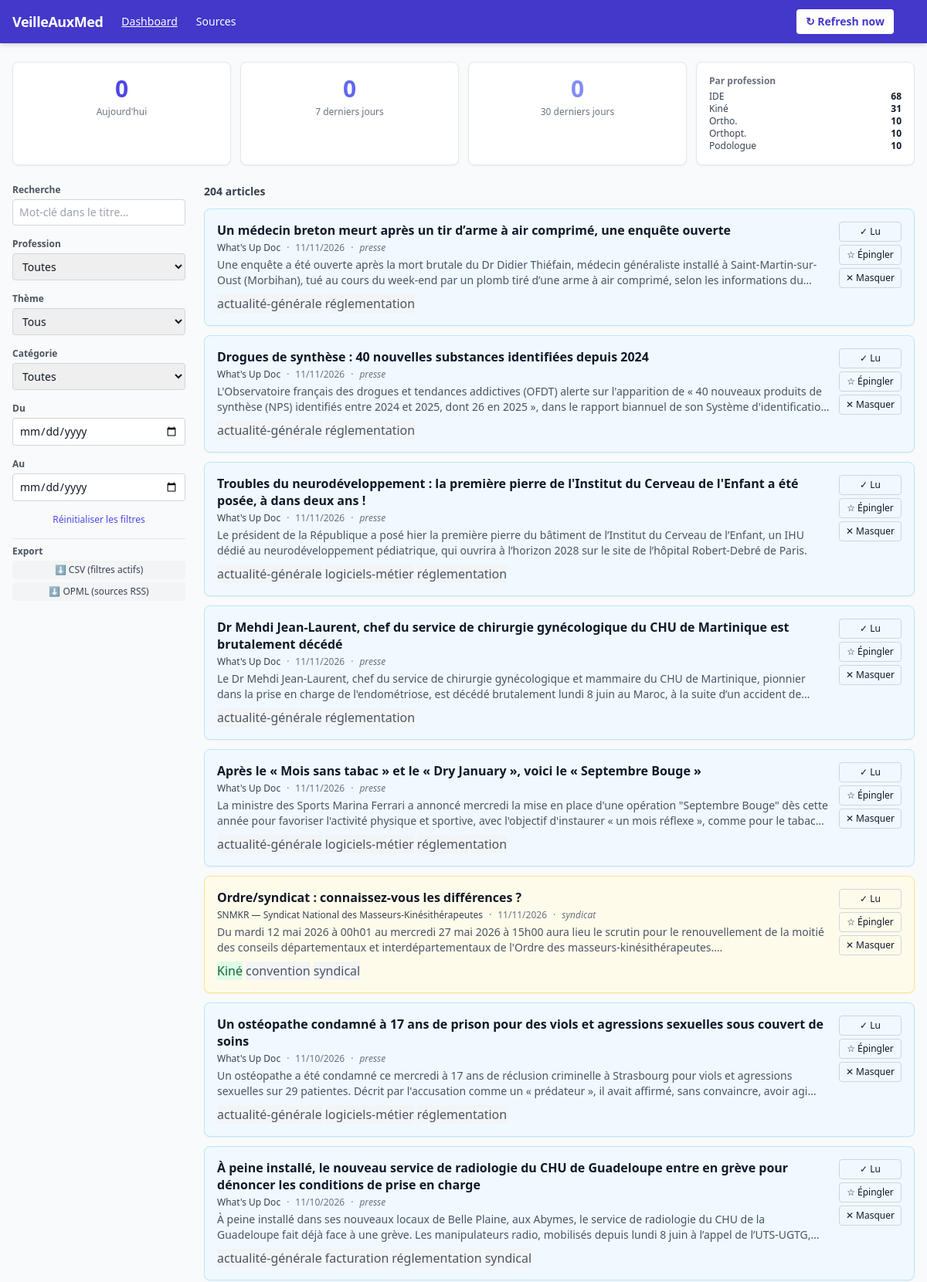
The page / (upper part) on the database its author committed.
### app/models.py (models this page shows, shortened)
class Base(DeclarativeBase):
    pass

class Article(Base):
    __tablename__ = "articles"
    id: Mapped[int] = mapped_column(Integer, primary_key=True)
    source_id: Mapped[int] = mapped_column(Integer, ForeignKey("sources.id"), nullable=False)
    url: Mapped[str] = mapped_column(String(2048), nullable=False, unique=True)
    url_hash: Mapped[str] = mapped_column(String(40), nullable=False, unique=True)
    title: Mapped[str] = mapped_column(Text, nullable=False)
    published_at: Mapped[Optional[datetime]] = mapped_column(DateTime, nullable=True)
    fetched_at: Mapped[datetime] = mapped_column(
        DateTime, nullable=False, server_default=func.now()
    )
    summary_raw: Mapped[Optional[str]] = mapped_column(Text, nullable=True)
    _tags: Mapped[str] = mapped_column("tags", Text, default="[]")
    _profession_tags: Mapped[str] = mapped_column("profession_tags", Text, default="[]")
    is_read: Mapped[bool] = mapped_column(Boolean, default=False)
    is_starred: Mapped[bool] = mapped_column(Boolean, default=False)
    is_hidden: Mapped[bool] = mapped_column(Boolean, default=False)
    source: Mapped[Source] = relationship("Source", back_populates="articles")
    __table_args__ = (
        Index("ix_articles_url_hash", "url_hash"),
        Index("ix_articles_published_at", "published_at"),
        Index("ix_articles_source_id", "source_id"),
    )
    @property
    def tags(self) -> List[str]:
        return json.loads(self._tags)
    @tags.setter
    def tags(self, value: List[str]) -> None:
        self._tags = json.dumps(value, ensure_ascii=False)
    @property
    def profession_tags(self) -> List[str]:
        return json.loads(self._profession_tags)
    @profession_tags.setter
    def profession_tags(self, value: List[str]) -> None:
        self._profession_tags = json.dumps(value, ensure_ascii=False)

class Source(Base):
    __tablename__ = "sources"
    id: Mapped[int] = mapped_column(Integer, primary_key=True)
    name: Mapped[str] = mapped_column(String(255), nullable=False)
    url: Mapped[str] = mapped_column(String(2048), nullable=False, unique=True)
    kind: Mapped[SourceKind] = mapped_column(Enum(SourceKind), nullable=False)
    selector: Mapped[Optional[str]] = mapped_column(Text, nullable=True)
    title_sel: Mapped[Optional[str]] = mapped_column(String(255), nullable=True)
    link_sel: Mapped[Optional[str]] = mapped_column(String(255), nullable=True)
    date_sel: Mapped[Optional[str]] = mapped_column(String(255), nullable=True)
    summary_sel: Mapped[Optional[str]] = mapped_column(String(255), nullable=True)
    category: Mapped[SourceCategory] = mapped_column(Enum(SourceCategory), nullable=False)
    _default_tags: Mapped[str] = mapped_column("default_tags", Text, default="[]")
    _default_profession_tags: Mapped[str] = mapped_column(
        "default_profession_tags", Text, default="[]"
    )
    active: Mapped[bool] = mapped_column(Boolean, default=True)
    last_fetched_at: Mapped[Optional[datetime]] = mapped_column(DateTime, nullable=True)
    last_error: Mapped[Optional[str]] = mapped_column(Text, nullable=True)
    articles: Mapped[List[Article]] = relationship("Article", back_populates="source")
    @property
    def default_tags(self) -> List[str]:
        return json.loads(self._default_tags)
    @default_tags.setter
    def default_tags(self, value: List[str]) -> None:
        self._default_tags = json.dumps(value, ensure_ascii=False)
    @property
    def default_profession_tags(self) -> List[str]:
        return json.loads(self._default_profession_tags)
    @default_profession_tags.setter
    def default_profession_tags(self, value: List[str]) -> None:
        self._default_profession_tags = json.dumps(value, ensure_ascii=False)

### app/main.py (the view)
@app.get("/", response_class=HTMLResponse)
def index(
    request: Request,
    db: Session = Depends(get_db),
    profession: Optional[str] = None,
    tag: Optional[str] = None,
    category: Optional[str] = None,
    date_from: Optional[str] = None,
    date_to: Optional[str] = None,
    q: Optional[str] = None,
    page: int = 1,
):
    per_page = 30
    base_query = _build_article_query(db, profession, tag, category, date_from, date_to, q)
    total = base_query.count()
    articles = (
        base_query
        .order_by(Article.published_at.desc().nullslast(), Article.fetched_at.desc())
        .offset((page - 1) * per_page)
        .limit(per_page)
        .all()
    )
    return templates.TemplateResponse(
        "index.html",
        {
            "request": request,
            "articles": articles,
            "counters": _counters(db),
            "professions": PROFESSIONS,
            "tags": TAGS,
            "categories": CATEGORIES,
            "filters": {
                "profession": profession, "tag": tag, "category": category,
                "date_from": date_from, "date_to": date_to, "q": q,
            },
            "page": page,
            "total": total,
            "per_page": per_page,
            "total_pages": max(1, (total + per_page - 1) // per_page),
        },
    )

### app/templates/index.html (shortened to what this page needs)
{% extends "base.html" %}
{% block content %}
<div class="grid grid-cols-2 sm:grid-cols-4 gap-3 mb-6">
  <div class="bg-white rounded-lg border border-gray-200 p-4 text-center shadow-sm">
    <div class="text-3xl font-bold text-indigo-600">{{ counters.today }}</div>
    <div class="text-xs text-gray-500 mt-1">Aujourd'hui</div>
  </div>
  <div class="bg-white rounded-lg border border-gray-200 p-4 text-center shadow-sm">
    <div class="text-3xl font-bold text-indigo-500">{{ counters.week }}</div>
    <div class="text-xs text-gray-500 mt-1">7 derniers jours</div>
  </div>
  <div class="bg-white rounded-lg border border-gray-200 p-4 text-center shadow-sm">
    <div class="text-3xl font-bold text-indigo-400">{{ counters.month }}</div>
    <div class="text-xs text-gray-500 mt-1">30 derniers jours</div>
  </div>
  <div class="bg-white rounded-lg border border-gray-200 p-4 shadow-sm">
    <div class="text-xs font-semibold text-gray-500 mb-1">Par profession</div>
    {% set prof_labels = {'infirmier':'IDE','kinesitherapeute':'Kiné','orthophoniste':'Ortho.','orthoptiste':'Orthopt.','pedicure-podologue':'Podologue'} %}
    {% for p, cnt in counters.by_profession.items() %}
      <div class="flex justify-between text-xs">
        <span class="text-gray-700">{{ prof_labels.get(p, p) }}</span>
        <span class="font-semibold">{{ cnt }}</span>
      </div>
    {% endfor %}
  </div>
</div>
<div class="flex gap-6">
  <aside class="w-56 shrink-0">
    <form id="filter-form"
          hx-get="/articles"
          hx-target="#articles-container"
          hx-swap="innerHTML"
          hx-trigger="change, submit"
          hx-push-url="true"
          class="space-y-4">
      <div>
        <label class="block text-xs font-semibold text-gray-600 mb-1">Recherche</label>
        <input type="text" name="q" value="{{ filters.q or '' }}"
               placeholder="Mot-clé dans le titre…"
               hx-trigger="keyup changed delay:400ms"
               hx-get="/articles"
               hx-target="#articles-container"
               hx-swap="innerHTML"
               class="w-full border border-gray-300 rounded px-2 py-1.5 text-sm focus:outline-none focus:ring-1 focus:ring-indigo-400"/>
      </div>
      <div>
        <label class="block text-xs font-semibold text-gray-600 mb-1">Profession</label>
        {% set prof_labels = {'infirmier':'Infirmiers (IDE)','kinesitherapeute':'Kinésithérapeutes','orthophoniste':'Orthophonistes','orthoptiste':'Orthoptistes','pedicure-podologue':'Pédicures-Podologues'} %}
        <select name="profession" class="w-full border border-gray-300 rounded px-2 py-1.5 text-sm focus:ring-1 focus:ring-indigo-400">
          <option value="">Toutes</option>
        </select>
      </div>
      <div>
        <label class="block text-xs font-semibold text-gray-600 mb-1">Thème</label>
        <select name="tag" class="w-full border border-gray-300 rounded px-2 py-1.5 text-sm focus:ring-1 focus:ring-indigo-400">
          <option value="">Tous</option>
        </select>
      </div>
      <div>
        <label class="block text-xs font-semibold text-gray-600 mb-1">Catégorie</label>
        <select name="category" class="w-full border border-gray-300 rounded px-2 py-1.5 text-sm focus:ring-1 focus:ring-indigo-400">
          <option value="">Toutes</option>
        </select>
      </div>
      <div>
        <label class="block text-xs font-semibold text-gray-600 mb-1">Du</label>
        <input type="date" name="date_from" value="{{ filters.date_from or '' }}"
               class="w-full border border-gray-300 rounded px-2 py-1.5 text-sm"/>
      </div>
      <div>
        <label class="block text-xs font-semibold text-gray-600 mb-1">Au</label>
        <input type="date" name="date_to" value="{{ filters.date_to or '' }}"
               class="w-full border border-gray-300 rounded px-2 py-1.5 text-sm"/>
      </div>
      <a href="/" class="block text-center text-xs text-indigo-600 hover:underline">Réinitialiser les filtres</a>
      <div class="pt-2 border-t border-gray-200 space-y-1">
        <div class="text-xs font-semibold text-gray-600 mb-1">Export</div>
        <a href="/export/csv?{{ request.url.query }}"
           class="block text-center text-xs bg-gray-100 hover:bg-gray-200 rounded py-1 px-2 text-gray-700">
          ⬇ CSV (filtres actifs)
        </a>
        <a href="/export/opml"
           class="block text-center text-xs bg-gray-100 hover:bg-gray-200 rounded py-1 px-2 text-gray-700">
          ⬇ OPML (sources RSS)
        </a>
      </div>
    </form>
  </aside>
  <div class="flex-1 min-w-0">
    <div class="flex items-center justify-between mb-3">
      <h2 class="font-semibold text-gray-700 text-sm">{{ total }} articles</h2>
    </div>
    <div id="articles-container" hx-indicator="#list-spinner">
      {% include "_articles_list.html" %}
    </div>
  </div>
</div>
{% endblock %}

### app/templates/_article_card.html
{% set prof_colors = {
  'infirmier': 'bg-blue-100 text-blue-800',
  'kinesitherapeute': 'bg-green-100 text-green-800',
  'orthophoniste': 'bg-purple-100 text-purple-800',
  'orthoptiste': 'bg-yellow-100 text-yellow-800',
  'pedicure-podologue': 'bg-orange-100 text-orange-800'
} %}
{% set prof_labels = {
  'infirmier': 'Infirmier',
  'kinesitherapeute': 'Kiné',
  'orthophoniste': 'Orthophoniste',
  'orthoptiste': 'Orthoptiste',
  'pedicure-podologue': 'Podologue'
} %}
{% set cat_colors = {
  'officiel': 'bg-red-50 border-red-200',
  'ordre': 'bg-indigo-50 border-indigo-200',
  'syndicat': 'bg-amber-50 border-amber-200',
  'presse': 'bg-sky-50 border-sky-200',
  'editeur': 'bg-emerald-50 border-emerald-200'
} %}
<div id="article-{{ article.id }}"
     class="border rounded-lg p-4 mb-3 shadow-sm transition {{ cat_colors.get(article.source.category.value, 'bg-white border-gray-200') }} {% if article.is_read %}opacity-60{% endif %}">
  <div class="flex items-start justify-between gap-3">
    <div class="flex-1 min-w-0">
      <a href="{{ article.url }}" target="_blank" rel="noopener"
         class="font-semibold text-gray-900 hover:text-indigo-700 leading-snug line-clamp-2">
        {% if article.is_starred %}⭐ {% endif %}{{ article.title }}
      </a>
      <div class="mt-1 flex flex-wrap items-center gap-2 text-xs text-gray-500">
        <span class="font-medium text-gray-700">{{ article.source.name }}</span>
        {% if article.published_at %}
          <span>·</span>
          <span>{{ article.published_at.strftime('%d/%m/%Y') }}</span>
        {% endif %}
        <span>·</span>
        <span class="italic">{{ article.source.category.value }}</span>
      </div>
      {% if article.summary_raw %}
        <p class="mt-1 text-sm text-gray-600 line-clamp-2">{{ article.summary_raw }}</p>
      {% endif %}
      <div class="mt-2 flex flex-wrap gap-1">
        {% for p in article.profession_tags %}
          <span class="badge {{ prof_colors.get(p, 'bg-gray-100 text-gray-700') }}">
            {{ prof_labels.get(p, p) }}
          </span>
        {% endfor %}
        {% for t in article.tags %}
          <span class="badge bg-gray-100 text-gray-600">{{ t }}</span>
        {% endfor %}
      </div>
    </div>
    <div class="flex flex-col gap-1 shrink-0 text-xs">
      <button
        hx-post="/articles/{{ article.id }}/read"
        hx-target="#article-{{ article.id }}"
        hx-swap="outerHTML"
        title="{{ 'Marquer non-lu' if article.is_read else 'Marquer lu' }}"
        class="px-2 py-1 rounded border border-gray-300 hover:bg-gray-100 transition">
        {{ '↩ Non-lu' if article.is_read else '✓ Lu' }}
      </button>
      <button
        hx-post="/articles/{{ article.id }}/star"
        hx-target="#article-{{ article.id }}"
        hx-swap="outerHTML"
        title="{{ 'Désépingler' if article.is_starred else 'Épingler' }}"
        class="px-2 py-1 rounded border border-gray-300 hover:bg-gray-100 transition">
        {{ '★ Épinglé' if article.is_starred else '☆ Épingler' }}
      </button>
      <button
        hx-post="/articles/{{ article.id }}/hide"
        hx-target="#article-{{ article.id }}"
        hx-swap="outerHTML"
        hx-confirm="Masquer cet article ?"
        title="Masquer"
        class="px-2 py-1 rounded border border-gray-300 hover:bg-red-50 hover:text-red-600 transition">
        ✕ Masquer
      </button>
    </div>
  </div>
</div>

### app/templates/base.html (style rules this page uses)
.badge { @apply inline-flex items-center px-2 py-0.5 rounded text-xs font-medium; }

### rows shown on the page
Article: title "Un médecin breton meurt après un tir d’arme à air comprimé, une enquête ouverte", source.name "What's Up Doc", published_at "11/11/2026", source.category.value "presse", summary_raw "Une enquête a été ouverte après la mort brutale du Dr Didier Thiéfain, médecin généraliste installé à Saint-Martin-sur-Oust (Morbihan), tué au cours du week-end par un plomb tiré d’une arme à air comprimé, selon les informations…", tags "actualité-générale" "réglementation", is_read "✓ Lu", is_starred "☆ Épingler"
Article: title "Drogues de synthèse : 40 nouvelles substances identifiées depuis 2024", source.name "What's Up Doc", published_at "11/11/2026", source.category.value "presse", summary_raw "L'Observatoire français des drogues et tendances addictives (OFDT) alerte sur l'apparition de « 40 nouveaux produits de synthèse (NPS) identifiés entre 2024 et 2025, dont 26 en 2025 », dans le rapport biannuel de son Système…", tags "actualité-générale" "réglementation", is_read "✓ Lu", is_starred "☆ Épingler"
Article: title "Troubles du neurodéveloppement : la première pierre de l'Institut du Cerveau de l'Enfant a été posée, à dans deux ans !", source.name "What's Up Doc", published_at "11/11/2026", source.category.value "presse", summary_raw "Le président de la République a posé hier la première pierre du bâtiment de l’Institut du Cerveau de l’Enfant, un IHU dédié au neurodéveloppement pédiatrique, qui ouvrira à l’horizon 2028 sur le site de l’hôpital Robert-Debré de Paris.", tags "actualité-générale" "logiciels-métier" "réglementation", is_read "✓ Lu", is_starred "☆ Épingler"
Article: title "Dr Mehdi Jean-Laurent, chef du service de chirurgie gynécologique du CHU de Martinique est brutalement décédé", source.name "What's Up Doc", published_at "11/11/2026", source.category.value "presse", summary_raw "Le Dr Mehdi Jean-Laurent, chef du service de chirurgie gynécologique et mammaire du CHU de Martinique, pionnier dans la prise en charge de l'endométriose, est décédé brutalement lundi 8 juin au Maroc, à la suite d’un accident…", tags "actualité-générale" "réglementation", is_read "✓ Lu", is_starred "☆ Épingler"
Article: title "Après le « Mois sans tabac » et le « Dry January », voici le « Septembre Bouge »", source.name "What's Up Doc", published_at "11/11/2026", source.category.value "presse", summary_raw "La ministre des Sports Marina Ferrari a annoncé mercredi la mise en place d'une opération \"Septembre Bouge\" dès cette année pour favoriser l'activité physique et sportive, avec l'objectif d'instaurer « un mois réflexe », comme pour le…", tags "actualité-générale" "logiciels-métier" "réglementation", is_read "✓ Lu", is_starred "☆ Épingler"
Article: title "Ordre/syndicat : connaissez-vous les différences ?", source.name "SNMKR — Syndicat National des Masseurs-Kinésithérapeutes", published_at "11/11/2026", source.category.value "syndicat", summary_raw "Du mardi 12 mai 2026 à 00h01 au mercredi 27 mai 2026 à 15h00 aura lieu le scrutin pour le renouvellement de la moitié des conseils départementaux et interdépartementaux de l'Ordre des masseurs-kinésithérapeutes.…", get "Kiné", tags "convention" "syndical", is_read "✓ Lu", is_starred "☆ Épingler"
Article: title "Un ostéopathe condamné à 17 ans de prison pour des viols et agressions sexuelles sous couvert de soins", source.name "What's Up Doc", published_at "11/10/2026", source.category.value "presse", summary_raw "Un ostéopathe a été condamné ce mercredi à 17 ans de réclusion criminelle à Strasbourg pour viols et agressions sexuelles sur 29 patientes. Décrit par l'accusation comme un « prédateur », il avait affirmé, sans convaincre, avoir…", tags "actualité-générale" "logiciels-métier" "réglementation", is_read "✓ Lu", is_starred "☆ Épingler"
Article: title "À peine installé, le nouveau service de radiologie du CHU de Guadeloupe entre en grève pour dénoncer les conditions de prise en charge", source.name "What's Up Doc", published_at "11/10/2026", source.category.value "presse", summary_raw "À peine installé dans ses nouveaux locaux de Belle Plaine, aux Abymes, le service de radiologie du CHU de la Guadeloupe fait déjà face à une grève. Les manipulateurs radio, mobilisés depuis lundi 8 juin à l’appel de…", tags "actualité-générale" "facturation" "réglementation" "syndical", is_read "✓ Lu", is_starred "☆ Épingler"

### other values the page prints
{{ counters.today }} "0"
{{ counters.week }} "0"
{{ counters.month }} "0"
{{ prof_labels.get(p, p) }} "IDE" "Kiné" "Ortho." "Orthopt." "Podologue"
{{ cnt }} "68" "31" "10" "10" "10"
{{ total }} "204"
